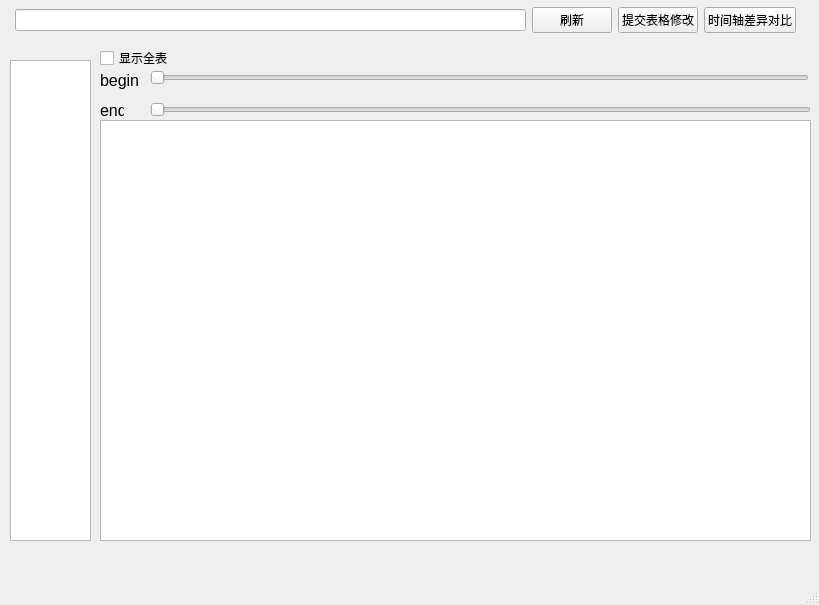
<?xml version="1.0" encoding="UTF-8"?>
<ui version="4.0">
 <class>MainView</class>
 <widget class="QMainWindow" name="MainView">
  <property name="geometry">
   <rect>
    <x>0</x>
    <y>0</y>
    <width>819</width>
    <height>605</height>
   </rect>
  </property>
  <property name="windowTitle">
   <string>MainWindow</string>
  </property>
  <widget class="QWidget" name="centralwidget">
   <widget class="QWidget" name="horizontalLayoutWidget">
    <property name="geometry">
     <rect>
      <x>10</x>
      <y>0</y>
      <width>791</width>
      <height>41</height>
     </rect>
    </property>
    <layout class="QHBoxLayout" name="horizontalLayout">
     <property name="leftMargin">
      <number>5</number>
     </property>
     <property name="rightMargin">
      <number>5</number>
     </property>
     <item>
      <widget class="QLineEdit" name="lineEdit_search_toupdate_item"/>
     </item>
     <item>
      <widget class="QPushButton" name="pushButton_refresh">
       <property name="text">
        <string>刷新</string>
       </property>
      </widget>
     </item>
     <item>
      <widget class="QPushButton" name="pushButton_submit_table">
       <property name="text">
        <string>提交表格修改</string>
       </property>
      </widget>
     </item>
     <item>
      <widget class="QPushButton" name="pushButton_tab_differ">
       <property name="text">
        <string>时间轴差异对比</string>
       </property>
      </widget>
     </item>
    </layout>
   </widget>
   <widget class="QListView" name="listView_searched_item_name">
    <property name="geometry">
     <rect>
      <x>10</x>
      <y>60</y>
      <width>81</width>
      <height>481</height>
     </rect>
    </property>
   </widget>
   <widget class="QSlider" name="horizontalSlider_begin">
    <property name="geometry">
     <rect>
      <x>150</x>
      <y>70</y>
      <width>659</width>
      <height>16</height>
     </rect>
    </property>
    <property name="minimum">
     <number>0</number>
    </property>
    <property name="maximum">
     <number>100</number>
    </property>
    <property name="value">
     <number>0</number>
    </property>
    <property name="orientation">
     <enum>Qt::Horizontal</enum>
    </property>
    <property name="invertedAppearance">
     <bool>false</bool>
    </property>
   </widget>
   <widget class="QLabel" name="label_end">
    <property name="geometry">
     <rect>
      <x>100</x>
      <y>100</y>
      <width>24</width>
      <height>21</height>
     </rect>
    </property>
    <property name="font">
     <font>
      <pointsize>12</pointsize>
     </font>
    </property>
    <property name="text">
     <string>end</string>
    </property>
   </widget>
   <widget class="QLabel" name="label_begin">
    <property name="geometry">
     <rect>
      <x>100</x>
      <y>70</y>
      <width>40</width>
      <height>20</height>
     </rect>
    </property>
    <property name="font">
     <font>
      <pointsize>12</pointsize>
     </font>
    </property>
    <property name="text">
     <string>begin</string>
    </property>
   </widget>
   <widget class="QSlider" name="horizontalSlider_end">
    <property name="geometry">
     <rect>
      <x>150</x>
      <y>100</y>
      <width>661</width>
      <height>20</height>
     </rect>
    </property>
    <property name="minimum">
     <number>0</number>
    </property>
    <property name="maximum">
     <number>100</number>
    </property>
    <property name="value">
     <number>0</number>
    </property>
    <property name="orientation">
     <enum>Qt::Horizontal</enum>
    </property>
   </widget>
   <widget class="QTableView" name="tableView">
    <property name="geometry">
     <rect>
      <x>100</x>
      <y>120</y>
      <width>711</width>
      <height>421</height>
     </rect>
    </property>
   </widget>
   <widget class="QCheckBox" name="checkBox_show_table">
    <property name="geometry">
     <rect>
      <x>100</x>
      <y>50</y>
      <width>71</width>
      <height>16</height>
     </rect>
    </property>
    <property name="text">
     <string>显示全表</string>
    </property>
   </widget>
   <widget class="QLabel" name="connect_state">
    <property name="geometry">
     <rect>
      <x>460</x>
      <y>50</y>
      <width>421</width>
      <height>16</height>
     </rect>
    </property>
    <property name="text">
     <string/>
    </property>
   </widget>
  </widget>
  <widget class="QMenuBar" name="menubar">
   <property name="geometry">
    <rect>
     <x>0</x>
     <y>0</y>
     <width>819</width>
     <height>23</height>
    </rect>
   </property>
  </widget>
  <widget class="QStatusBar" name="statusbar"/>
 </widget>
 <resources/>
 <connections/>
</ui>
